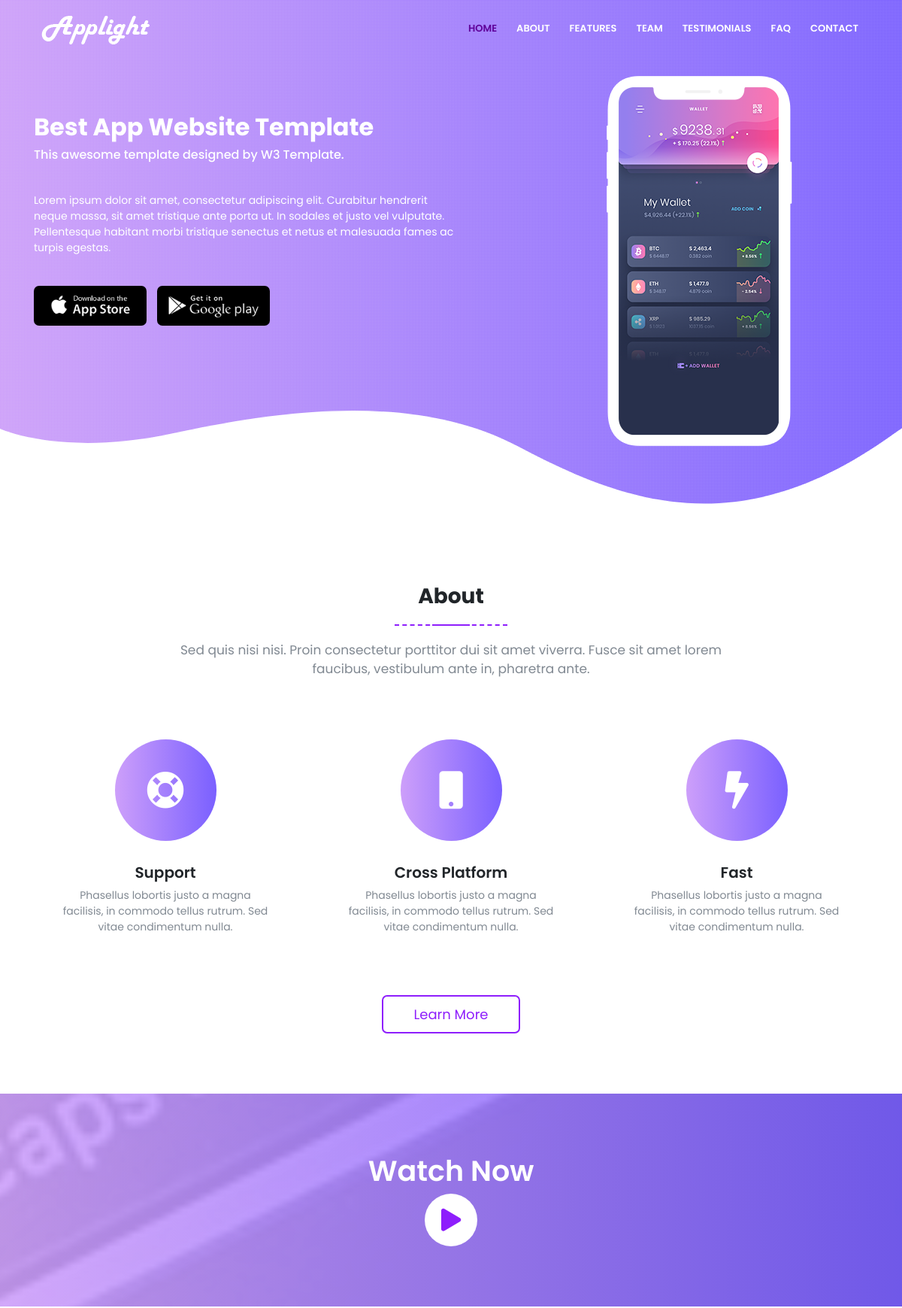
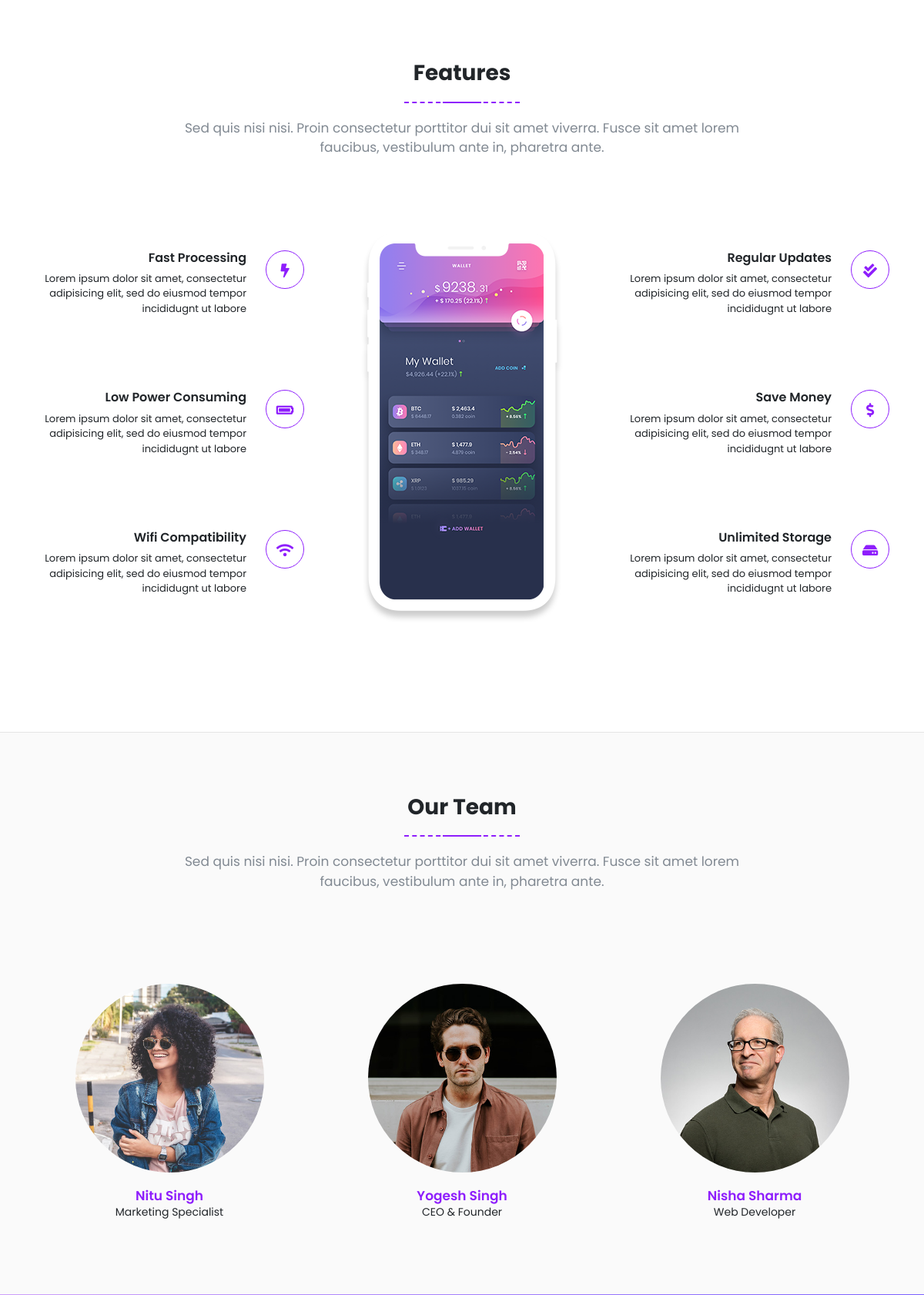
The page / (upper part) on the database its author committed (2 pictures, top to bottom).
### applight/models.py (models this page shows, shortened)
class Banner(models.Model):
    title = models.CharField(max_length=30)
    description = models.CharField(max_length=150)
    content = models.TextField(max_length=255)
    ios_url = models.URLField(db_index=True)
    android_url = models.URLField(db_index=True)
    ios_img = models.ImageField(upload_to="banner")
    android_img = models.ImageField(upload_to="banner")
    banner_img = models.ImageField(upload_to="banner")

class Block(models.Model):
    title = models.CharField(max_length=100)
    description = models.TextField(max_length=500)

class About(models.Model):
    title = models.CharField(max_length=100)
    description = models.TextField(max_length=500)
    icon = models.CharField(max_length=255)
    class Meta:
        verbose_name = "About Item"
        verbose_name_plural = "About Items"

class WatchNow(models.Model):
    title = models.CharField(max_length=100)
    video_url = models.URLField(db_index=True)

class Features(models.Model):
    central_model = models.ForeignKey(
        FeaturesCentral,
        on_delete=models.CASCADE,
        related_name="items"
    )
    title = models.CharField(max_length=255)
    description = models.TextField(max_length=500)
    icon = models.CharField(max_length=255)
    delay = models.CharField(max_length=255)

class FeaturesCentral(models.Model):
    features_img = models.ImageField(upload_to="features")
    description = models.CharField(max_length=255, blank=True, null=True)

class Team(models.Model):
    member_img = models.ImageField(upload_to="team")
    member_full_name = models.CharField(max_length=255)
    member_position = models.CharField(max_length=255)
    delay = models.CharField(max_length=255)

### applight/views.py (the view, shortened to what this page needs)
# urls.py: path("",index, name="index"),
def index(request):
    banner = get_object_or_404(Banner)
    about = About.objects.all()
    watchnow = get_object_or_404(WatchNow)
    features = get_object_or_404(FeaturesCentral)
    features_items = features.items.all()
    team =  Team.objects.all()
    testimonials = Testimonials.objects.all()
    faq = FAQ.objects.all()
    block = Block.objects.all()
    contact = Contact.objects.first()
    data = {
        "banner": banner,
        "about": about,
        "watchnow": watchnow,
        "features": features,
        "features_items": features_items,
        "team": team,
        "testimonials": testimonials,
        "faq": faq,
        "block": block,
        "contact": contact
    }
    return render(request, "base.html", data)

### applight/templates/base.html (shortened to what this page needs)
{% load static %}
<!DOCTYPE html>
<html>
<head>
  <link rel="stylesheet" href="https://cdn.jsdelivr.net/bxslider/4.2.12/jquery.bxslider.css">
  <link rel="stylesheet" href="{% static 'css/animate.css' %}">
  <link rel="stylesheet" href="https://stackpath.bootstrapcdn.com/bootstrap/4.1.1/css/bootstrap.min.css">
  <link rel="stylesheet" href="{% static 'css/style.css' %}" />
  <link rel="stylesheet" href="https://use.fontawesome.com/releases/v5.1.0/css/all.css">
</head>
<body>
  <nav class="navbar navbar-expand-lg">
    <div class="container"> <a class="navbar-brand navbar-logo" href="#">
      <img src="{% static 'img/logo.png' %}" alt="logo"
          class="logo-1"> </a>
      <div class="collapse navbar-collapse" id="navbarSupportedContent">
        <ul class="navbar-nav ml-auto">
          <li class="nav-item"> <a class="nav-link" href="" data-scroll-nav="0">Home</a> </li>
          <li class="nav-item"> <a class="nav-link" href="#" data-scroll-nav="1">About</a> </li>
          <li class="nav-item"> <a class="nav-link" href="#" data-scroll-nav="2">Features</a> </li>
          <li class="nav-item"> <a class="nav-link" href="#" data-scroll-nav="3">Team</a> </li>
          <li class="nav-item"> <a class="nav-link" href="#" data-scroll-nav="4">Testimonials</a> </li>
          <li class="nav-item"> <a class="nav-link" href="#" data-scroll-nav="5">Faq</a> </li>
          <li class="nav-item"> <a class="nav-link" href="#" data-scroll-nav="6">Contact</a> </li>
        </ul>
      </div>
    </div>
  </nav>
  {% include "includes/banner.html" %}
  {% include "includes/about.html" %}
  {% include "includes/video.html" %}
  {% include "includes/features.html" %}
  {% include "includes/team.html" %}
</body>
</html>

### applight/templates/includes/banner.html (shortened to what this page needs)
{% load static %}
<section class="banner" data-scroll-index='0'>
  <div class="banner-overlay" style="position: relative;">
    <div class="container">
      <div class="row">
        <div class="col-md-8 col-sm-12">
          <div class="banner-text">
            <h2 class="white">{{banner.title}}</h2>
            <h6 class="white">{{banner.description}}</h6>
            <p class="banner-text white">{{banner.content}}</p>
            <ul>
              <li><a href="{{banner.ios_url}}">
                <img
                  src="{{banner.ios_img.url}}"
                  class="wow fadeInUp" data-wow-delay="0.4s"/></a></li>
              <li><a href="{{banner.android_url}}">
                <img
                  src="{{banner.android_img.url}}"
                  class="wow fadeInUp" data-wow-delay="0.7s"/></a></li>
            </ul>
          </div>
        </div>
        <div class="col-md-4 col-sm-12">
           <img
              src="{{banner.banner_img.url}}"
              class="img-fluid wow fadeInUp"/> </div>
        </div>
      </div>
    </div>
  <span class="svg-wave">
     <img class="svg-hero"  style="width: 100%;" src="{% static 'img/applight-wave.svg' %}">
  </span>
</section>

### applight/templates/includes/about.html
  <section class="about section-padding prelative" data-scroll-index='1'>
    <div class="container">
      <div class="row">
        <div class="col-md-12">
          <div class="sectioner-header text-center">
            <h3>{{block.0.title}}</h3>
            <span class="line"></span>
            <p>{{block.0.description}}</p>
          </div>
          <div class="section-content text-center">
            <div class="row">
                {% for item in about %}
                  <div class="col-md-4">
                    <div
                        class="icon-box wow fadeInUp"
                        data-wow-delay="0.2s">
                      <i
                        class="{{item.icon}}"
                        aria-hidden="true"
                      >
                      </i>
                      <h5>{{item.title}}</h5>
                      <p>{{item.description}}</p>
                    </div>
                  </div>
                {% endfor %}
            </div>
            <a href="#" class="about-btn">Learn More</a> </div>
        </div>
      </div>
    </div>
  </section>

### applight/templates/includes/video.html (shortened to what this page needs)
  <section class="video-section prelative text-center white">
    <div class="section-padding video-overlay">
      <div class="container">
        <h3>{{watchnow.title}}</h3>
        <i class="fa fa-play" id="video-icon" aria-hidden="true"></i>
      </div>
    </div>
  </section>

### applight/templates/includes/features.html (shortened to what this page needs)
 {% load static %}
 <section class="feature section-padding" data-scroll-index='2'>
    <div class="container">
      <div class="row">
        <div class="col-md-12">
          <div class="sectioner-header text-center">
            <h3>{{block.1.title}}</h3>
            <span class="line"></span>
            <p>{{block.1.description}}</p>
          </div>
          <div class="section-content text-center">
            <div class="row">
              <div class="col-md-4 col-sm-12">
                {% for item in features_items|slice:"0:3" %}
                  <div class="media single-feature wow fadeInUp" data-wow-delay="0.2s">
                    <div class="media-body text-right media-right-margin">
                      <h5>{{item.title}}</h5>
                      <p>{{item.description}}</p>
                    </div>
                    <div class="media-right icon-border">
                      <span class="{{item.icon}}" aria-hidden="true"></span>
                    </div>
                  </div>
                {% endfor %}
              </div>
              <div class="col-md-4 d-none d-md-block d-lg-block">
                <div class="feature-mobile">
                  <img
                  src="{{features.features_img.url}}"
                  class="img-fluid wow fadeInUp"
                  alt="{{features.description}}"
                  />
                </div>
              </div>
              <div class="col-md-4 col-sm-12">
                {% for item in features_items|slice:"3:6" %}
                  <div class="media single-feature wow fadeInUp" data-wow-delay="0.2s">
                    <div class="media-body text-right media-right-margin">
                      <h5>{{item.title}}</h5>
                      <p>{{item.description}}</p>
                    </div>
                    <div class="media-right icon-border">
                      <span class="{{item.icon}}" aria-hidden="true"></span>
                    </div>
                  </div>
                {% endfor %}
              </div>
              </div>
            </div>
          </div>
        </div>
      </div>
  </section>

### applight/templates/includes/team.html (shortened to what this page needs)
{% load static %}
  <section class="team section-padding" data-scroll-index='3'>
    <div class="container">
      <div class="row">
        <div class="col-md-12">
          <div class="sectioner-header text-center">
            <h3>{{block.2.title}}</h3>
            <span class="line"></span>
            <p>{{block.2.description}}</p>
          </div>
          <div class="section-content text-center">
            <div class="row">
                {% for t in team %}
                  <div class="col-md-4">
                    <div class="team-detail wow bounce" data-wow-delay="{{t.delay}}">
                      <img src="{{t.member_img.url}}" class="img-fluid" />
                      <h4>{{t.member_full_name}}</h4>
                      <p>{{t.member_position}}</p>
                    </div>
                  </div>
                {% endfor %}
              </div>
            </div>
          </div>
        </div>
      </div>
  </section>

### applight/templates/includes/testimonial.html (shortened to what this page needs)
{% load static %}

### applight/templates/includes/download.html (shortened to what this page needs)
{% load static %}

### applight/static/css/style.css (style rules this page uses)
* { padding:0; margin:0; }
body { font-family: 'Poppins', sans-serif; font-size: 14px; }
a { color:#5f0099; }
h1, h2, h3 { font-weight: 700; }
h4, h5 { font-weight:600; }
h6 { font-weight:500; }
.white { color:#ffffff !important; }
.navbar { position: fixed; right: 0; left: 0; width: 100%; padding-left: 0; padding-right: 0; min-height: 50px; line-height: 50px; background: transparent; z-index: 1030; }
.navbar .active { color: #5f0099 !important; }
.navbar .nav-item { margin: 0 5px; padding: 0; }
.navbar .nav-item a { color: #fff; text-transform: uppercase; font-weight: 600; font-size: 13px; }
.navbar .nav-link { position: relative; padding: 0; }
.banner { background: #7a60ff; background: linear-gradient(to left, #7a60ff, #cd9ffa); padding:100px 0px; position:relative; }
.banner::before { content: ""; display: block; position: absolute; left: 0; top: 0; width: 100%; height: 100%; background: url(images/pattern.png); }
.svg-wave { position: absolute; bottom: 0; width: 100%; }
.banner-text { padding-right:80px; margin:50px 0px 0px; }
.banner-text p { margin:40px 0px; }
.banner-text ul { list-style: none; }
.banner-text ul li { display: inline-block; margin: 0px 10px 10px 0px; }
.banner-text ul li a { display: block; }
.banner-text ul li a img { width: 150px; border-radius: 7px; }
.prelative { position:relative }
.section-padding { padding:80px 0px; }
.sectioner-header { width:69%; margin:0 auto; }
.line { height: 2px; width: 50px; background: #8e1efc; display: block; margin: 20px auto 20px; }
.line::after { content:""; position: absolute; left: 50%; width: 150px; height: 2px; border-bottom: 2px dashed #8e1efc; margin-left: -75px; }
.sectioner-header p { color:#818992; font-size: 17px; }
.section-content { margin-top: 80px; }
.icon-box { margin-bottom:50px; }
.icon-box i { display: block; position: relative; width: 135px; height: 135px; border-radius: 100px; background: #7a60ff; background: linear-gradient(to left, #7a60ff, #cd9ffa); color: #ffffff; font-size: 50px; line-height: 135px; margin: 0 auto; }
.icon-box h5 { margin-top:30px; }
.icon-box p { color: #818992; font-size: 14px; width: 80%; margin: 0 auto; }
.about-btn { color: #8e1efc; padding: 10px 40px; border: 2px solid #8e1efc; border-radius: 7px; margin-top: 30px; display: inline-block; font-size: 18px; }
.video-section { background: url(images/video-bg.jpg) no-repeat fixed center; background-size: cover; overflow: hidden; }
.video-overlay { background: linear-gradient(to left, rgba(122, 96, 255, 0.90), rgba(205, 159, 250, 0.90)); }
.video-section h3 { font-weight: 600; font-size: 38px; }
.video-section i { display: block; position: relative; width: 70px; height: 70px; border-radius: 100px; background: #ffffff; color: #8e1efc; font-size: 30px; line-height: 70px; margin: 0 auto; cursor:pointer; }
.single-feature { margin-bottom: 80px; margin-top: 40px; }
.single-feature h5 { font-size: 16px; }
.media-right-margin { margin-right:25px; }
.single-feature p { font-size: 13px; }
.icon-border span { display: block; position: relative; width: 50px; height: 50px; border-radius: 100px; color: rgb(142, 30, 252); font-size: 18px; line-height: 50px; border: 1px solid rgb(142, 30, 252); }
.team { background: #fafafa; border-top: 1px solid #e4e4e4; }
.team-detail { margin-top:40px; }
.team-detail img { border-radius: 50%; width: 70%; }
.team-detail h4 { color:rgb(142, 30, 252); margin-top: 20px; font-size: 17px; margin-bottom: 0px; }

### rows shown on the page
Banner: title "Best App Website Template", description "This awesome template designed by W3 Template.", content "Lorem ipsum dolor sit amet, consectetur adipiscing elit. Curabitur hendrerit neque massa, sit amet tristique ante porta ut. In sodales et justo vel vulputate. Pellentesque habitant morbi tristique senectus et netus et malesuada fames ac turpis egestas.", ios_img (picture), android_img (picture), banner_img (picture)
Block: title "About", description "Sed quis nisi nisi. Proin consectetur porttitor dui sit amet viverra. Fusce sit amet lorem faucibus, vestibulum ante in, pharetra ante."
About: title "Support", description "Phasellus lobortis justo a magna facilisis, in commodo tellus rutrum. Sed vitae condimentum nulla."
About: title "Cross Platform", description "Phasellus lobortis justo a magna facilisis, in commodo tellus rutrum. Sed vitae condimentum nulla."
About: title "Fast", description "Phasellus lobortis justo a magna facilisis, in commodo tellus rutrum. Sed vitae condimentum nulla."
WatchNow: title "Watch Now"
Block: title "Features", description "Sed quis nisi nisi. Proin consectetur porttitor dui sit amet viverra. Fusce sit amet lorem faucibus, vestibulum ante in, pharetra ante."
Features: title "Fast Processing", description "Lorem ipsum dolor sit amet, consectetur adipisicing elit, sed do eiusmod tempor incididugnt ut labore"
Features: title "Low Power Consuming", description "Lorem ipsum dolor sit amet, consectetur adipisicing elit, sed do eiusmod tempor incididugnt ut labore"
Features: title "Wifi Compatibility", description "Lorem ipsum dolor sit amet, consectetur adipisicing elit, sed do eiusmod tempor incididugnt ut labore"
FeaturesCentral: features_img (picture)
Features: title "Regular Updates", description "Lorem ipsum dolor sit amet, consectetur adipisicing elit, sed do eiusmod tempor incididugnt ut labore"
Features: title "Save Money", description "Lorem ipsum dolor sit amet, consectetur adipisicing elit, sed do eiusmod tempor incididugnt ut labore"
Features: title "Unlimited Storage", description "Lorem ipsum dolor sit amet, consectetur adipisicing elit, sed do eiusmod tempor incididugnt ut labore"
Block: title "Our Team", description "Sed quis nisi nisi. Proin consectetur porttitor dui sit amet viverra. Fusce sit amet lorem faucibus, vestibulum ante in, pharetra ante."
Team: member_img (picture), member_full_name "Nitu Singh", member_position "Marketing Specialist"
Team: member_img (picture), member_full_name "Yogesh Singh", member_position "CEO & Founder"
Team: member_img (picture), member_full_name "Nisha Sharma", member_position "Web Developer"
